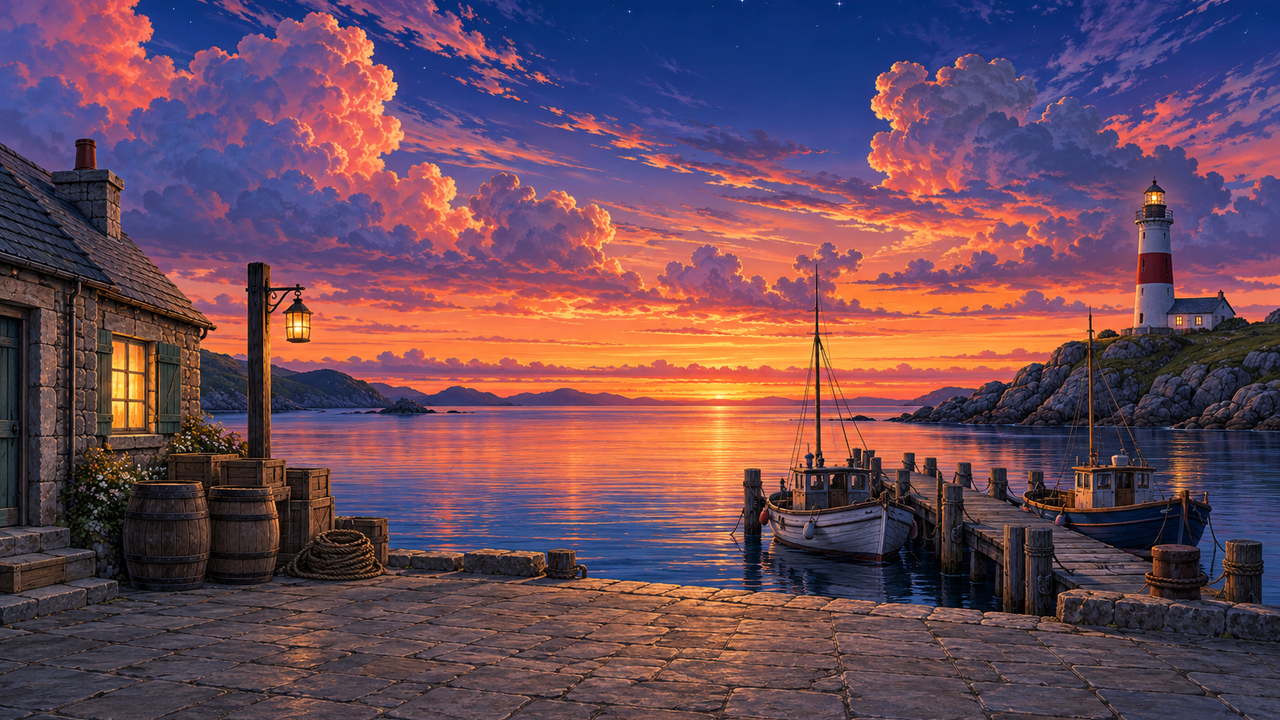
#> input picture styles/anime-visual-novel/assets/bg.png, 1280 x 720 px, found by its file name
$ python measure.py
#> lines starting #> are read from the running program, lines starting #| are printed output that depends on the picture
### styles/ortsserie/pc98-adventure/scripts/metrics.py
"""Messfunktionen für die Ortsserie pc98-adventure (Layout-Kopie, Palettenabstand, Detailmaß, Pixelraster).

Alle Maße arbeiten auf Oklab-Helligkeit L (0..1) bzw. Oklab-Farben; ΔE = euklidischer Oklab-Abstand × 100.
Bilder verschiedener Größe (agy 1264x848, Codex 1536x1024) werden vor dem Vergleich auf dieselbe Breite gebracht.
"""
import pathlib, sys

import numpy as np
from PIL import Image

sys.dont_write_bytecode = True
ROOT = pathlib.Path(__file__).resolve().parents[4]
sys.path.insert(0, str(ROOT / "styles" / "pc98-adventure" / "scripts"))
from pc98lib import oklab  # noqa: E402  (nur gelesen, nicht verändert)

COMMON_W = 632          # gemeinsame Breite für Detail- und Palettenmaße (halbe agy-Breite)


def load(path, width=None, size=None):
    im = Image.open(path).convert("RGB")
    if size:
        im = im.resize(size, Image.BOX)
    elif width:
        im = im.resize((width, round(im.height * width / im.width)), Image.BOX)
    return np.asarray(im)


def L(rgb):
    return oklab(rgb.reshape(-1, 3)).reshape(rgb.shape)[..., 0]


# [4 lines left out: function corr, not called in this run]


def _grad(l):
    gx = np.zeros_like(l)
    gy = np.zeros_like(l)
    gx[:, 1:-1] = (l[:, 2:] - l[:, :-2]) / 2
    gy[1:-1] = (l[2:] - l[:-2]) / 2
    return np.hypot(gx, gy)


def _box(a, fy, fx):
    h, w = a.shape[0] // fy * fy, a.shape[1] // fx * fx
    return a[:h, :w].reshape(h // fy, fy, w // fx, fx).mean((1, 3))


# [8 lines left out: function layout_similarity, not called in this run]


def kmeans(lab, k=12, iters=25, seed=0):
    rng = np.random.default_rng(seed)
    # k-means++-Start
    cent = [lab[rng.integers(len(lab))]]
    for _ in range(k - 1):
        d = np.min(((lab[:, None] - np.array(cent)[None]) ** 2).sum(-1), 1)
        cent.append(lab[rng.choice(len(lab), p=d / d.sum())])
    cent = np.array(cent)
    for _ in range(iters):
        lbl = ((lab[:, None] - cent[None]) ** 2).sum(-1).argmin(1)
        for j in range(k):
            m = lbl == j
            if m.any():
                cent[j] = lab[m].mean(0)
    lbl = ((lab[:, None] - cent[None]) ** 2).sum(-1).argmin(1)
    w = np.bincount(lbl, minlength=k) / len(lbl)
    return cent, w


def palette_of(path, k=12, n=20000, seed=0):
    rgb = load(path, width=COMMON_W).reshape(-1, 3)
    rng = np.random.default_rng(seed)
    lab = oklab(rgb[rng.choice(len(rgb), min(n, len(rgb)), replace=False)])
    return kmeans(lab, k, seed=seed)


# [9 lines left out: function palette_distance, not called in this run]


def detail(path):
    """Detailmaß auf 632 px Breite: mittlere Gradientenenergie der Helligkeit (×100) und Kantendichte
    (Anteil Pixel mit Gradient > 0,04)."""
    g = _grad(L(load(path, width=COMMON_W)))
    return {"grad_energy": round(float(g.mean() * 100), 3), "edge_density": round(float((g > 0.04).mean()), 4)}


# [43 lines left out: functions pixel_style, calm_zone, tile_copy, not called in this run]

### styles/pc98-adventure/scripts/pc98lib.py
"""Gemeinsame Funktionen für den Eintrag pc98-adventure: 12-Bit-Palette, Musterdithering, Indexbilder.

Musterdithering (geordnet, zwei Farben je Pixel): Für jedes Pixel wird das Farbpaar aus der Palette gesucht,
dessen Mischung im festen Raster die Farbe am besten trifft. Das Mischverhältnis wird auf wenige Stufen
gerundet (0, 1/4, 1/2, 3/4, 1 bei levels=4), die Bayer-4x4-Schwelle entscheidet, welches der beiden Pixel
gesetzt wird. Ergebnis: flache Flächen bleiben flach, Verläufe werden zu Schachbrett- und Punktrastern
(wie von Hand gesetzte Kachelmuster), kein Rauschen wie bei Fehlerverteilung. Ein Strafterm für weit
auseinanderliegende Paare verhindert Mischungen wie Rot+Grün.
"""
import numpy as np

BAYER4 = np.array([[0, 8, 2, 10], [12, 4, 14, 6], [3, 11, 1, 9], [15, 7, 13, 5]], dtype=np.float32)


def c12(rgb):
    """Jeden Kanal auf 4 Bit runden (16 Stufen: 0x00, 0x11, ... 0xff) wie die Palettenregister."""
    return (np.round(np.asarray(rgb, dtype=np.float32) / 17.0) * 17).clip(0, 255).astype(np.uint8)


def hexc(h):
    h = h.strip().lstrip("#")
    return np.array([int(h[i:i + 2], 16) for i in (0, 2, 4)], dtype=np.uint8)


def tohex(c):
    return "%02x%02x%02x" % tuple(int(v) for v in c)


def to_linear(rgb):
    c = np.asarray(rgb, dtype=np.float32) / 255.0
    return np.where(c <= 0.04045, c / 12.92, ((c + 0.055) / 1.055) ** 2.4)


def lin_to_oklab(lin):
    m1 = np.array([[0.4122214708, 0.5363325363, 0.0514459929], [0.2119034982, 0.6806995451, 0.1073969566],
                   [0.0883024619, 0.2817188376, 0.6299787005]], dtype=np.float32)
    m2 = np.array([[0.2104542553, 0.7936177850, -0.0040720468], [1.9779984951, -2.4285922050, 0.4505937099],
                   [0.0259040371, 0.7827717662, -0.8086757660]], dtype=np.float32)
    return np.cbrt(np.maximum(lin, 0) @ m1.T) @ m2.T


def oklab(rgb):
    return lin_to_oklab(to_linear(rgb))


# [85 lines left out: functions kmeans_fixed, oklab_to_rgb, pattern_dither, index_png, colorize, not called in this run]

### styles/ortsserie/pc98-adventure/scripts/measure.py
#!/usr/bin/env python3
"""Schreibt styles/ortsserie/pc98-adventure/measure.json: Messwerte der agy-Ortsserie im Stil pc98-adventure.

    .venv/bin/python styles/ortsserie/pc98-adventure/scripts/measure.py [--frames <Ordner mit <ort>/f*.png>]

Rohbildmaße (metrics.py) gegen den Hafen-Anker des Stils (styles/pc98-adventure/assets/raw/bg.png):
Layout-Ähnlichkeit (Graustufen- und Kantenkorrelation, Kachelvergleich), Palettenabstand (gematchte k-means-
Farben, Oklab-ΔE), Detailmaß (Gradientenenergie, Kantendichte) relativ zum Anker, Pseudo-Pixelraster, Ruhe der
Porträtzone. Basis: dieselben Maße zwischen unabhängigen Bildern (Anker gegen die Codex-Bilder der
hintergrund-serie, Codex-Bilder untereinander). Verarbeitung: assets/build_stats.json (build_ort.py). Godot:
optional Einzelbilder einer Testaufnahme (16 Farben, 12-Bit-Raster, Bewegungsanteil).
"""
import argparse, itertools, json, pathlib, re, sys

sys.dont_write_bytecode = True
HERE = pathlib.Path(__file__).resolve().parent
sys.path.insert(0, str(HERE))
import numpy as np  # noqa: E402
from PIL import Image  # noqa: E402

import metrics as M  # noqa: E402
import build_ort  # noqa: E402

SD = HERE.parent
ROOT = SD.parents[2]
REL = lambda p: str(pathlib.Path(p).resolve().relative_to(ROOT))  # noqa: E731
ANCHOR = ROOT / "styles/pc98-adventure/assets/raw/bg.png"
RAW = SD / "assets/raw"
CODEX = {k: ROOT / f"styles/hintergrund-serie/assets/raw/{k}.png" for k in ("hafen", "leuchtturm", "stube", "klippe")}
ORTE = ["leuchtturm", "stube", "klippe"]

# Versuche und Bewertung (eigene Sichtprüfung, siehe NOTES.md); Bildnamen in assets/raw/
VERSUCHE = {
    "leuchtturm": {"bilder": ["leuchtturm_a", "leuchtturm_b", "leuchtturm"], "serie": "leuchtturm",
                   "erster_versuch_brauchbar": True,
                   "anmerkung": "Experiment A (mit Anker) und B (ohne) waren beide brauchbar, hatten aber einen "
                                "gemalten Bildrahmen (Serienregel „framed window“); das Serienbild ist der erste "
                                "Versuch mit korrigierter Serienregel (Variante A)."},
    "stube": {"bilder": ["stube"], "serie": "stube", "erster_versuch_brauchbar": True,
              "anmerkung": "Ein Versuch; zusätzlich ein Fass, das der Ortsblock nicht nennt."},
    "klippe": {"bilder": ["klippe", "klippe_b"], "serie": "klippe", "erster_versuch_brauchbar": True,
               "anmerkung": "Brauchbar, aber Himmel, Wolken und Leuchtturm oben rechts sind aus dem Anker kopiert "
                            "(Kachel r ≈ 1,0). klippe_b ist eine Gegenprobe ohne Referenz, kein Ersatz."},
}
MINUTEN = {"leuchtturm": "10–15", "stube": "15–20", "klippe": "10–15"}
MINUTEN_NOTE = ("geschätzt: Kästen und Mittelpunkte am 4-fach vergrößerten Rasterbild ablesen, Prüfbild mit "
                "eingefärbten Registern ansehen, 1–2 Korrekturen; dazu je Ort 3–5 Minuten für Texte. Ohne die "
                "einmalige Arbeit am Skript (Palettenwege, Tauschverfahren für Feuerschein).")


# [53 lines left out: functions raw_json, raw_metrics, numbers_in, godot_checks, not called in this run]


def main():
    ap = argparse.ArgumentParser()
    ap.add_argument("--frames", help="Ordner mit <ort>/f*.png aus der Godot-Testaufnahme")
    a = ap.parse_args()
    pal_anchor = M.palette_of(ANCHOR)
#> in load, im is the input picture: PIL image 1280x720 RGB; mean R, G, B 106.9, 74.2, 89.4
#> in load, `im = im.resize((width, round(im.height * width / im.width)), Image.BOX)`:
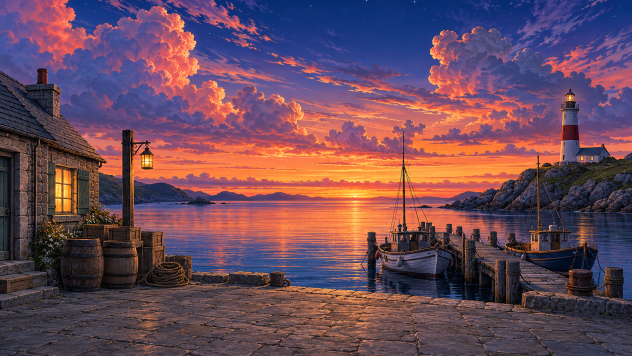
#> im: PIL image 632x356 RGB; mean R, G, B 107.4, 74.7, 89.9
#> in lin_to_oklab, `m1 = np.array([[0.4122214708, 0.5363325363, 0.0514459929], [0.21190349..`: m1 = [[0.412, 0.536, 0.0514], [0.212, 0.681, 0.107], [0.0883, 0.282, 0.63]]
#> in kmeans, `cent = [lab[rng.integers(len(lab))]]`: cent = [[0.383, 0.0194, -0.0131]]
#> after the loop in kmeans, `for _ in range(k - 1):`: cent = 12 items, first 6: [0.383, 0.0194, -0.0131], [0.41, 0.0227, -0.116], [0.636, 0.131, 0.0697], [0.47, 0.0681, -0.0363], [0.694, 0.136, 0.0956], [0.253, 0.00529, -0.02]
#> in kmeans, `cent = np.array(cent)`: cent = [[0.383, 0.0194, -0.0131], [0.41, 0.0227, -0.116], [0.636, 0.131, 0.0697], [0.47, 0.0681, -0.0363], [0.694, 0.136, 0.0956], [0.253, 0.00529, -0.02], [0.568, 0.102, 0.0174], [0.492, 0.0394, -0.0913], [0.886, 0.00385, 0.139], [0.518, 0.0384, 0.0225], [0.548, 0.102, -0.0324], [0.337, -0.011, -0.13]]
#> after the loop in kmeans, `for _ in range(iters):`: cent = [[0.288, 0.00944, -0.0157], [0.43, 0.0133, -0.0987], [0.643, 0.124, 0.067], [0.378, 0.0191, -0.00754], [0.717, 0.119, 0.106], [0.188, 0.00445, -0.00945], [0.572, 0.0971, 0.0272], [0.477, 0.0417, -0.0746], [0.797, 0.0631, 0.128], [0.464, 0.0374, 0.0179], [0.524, 0.0796, -0.0261], [0.356, -0.0106, -0.125]]
#> in kmeans, `lbl = ((lab[:, None] - cent[None]) ** 2).sum(-1).argmin(1)`: lbl = 20000 values, max 11 at index 0, min 0 at index 10, mean 5.1
#> in kmeans, `w = np.bincount(lbl, minlength=k) / len(lbl)`: w = [0.113, 0.0966, 0.0693, 0.13, 0.0764, 0.0691, 0.079, 0.0917, 0.0289, 0.0786, 0.079, 0.0885]
    det_anchor = M.detail(ANCHOR)
#> in L, `return oklab(rgb.reshape(-1, 3)).reshape(rgb.shape)[..., 0]`:
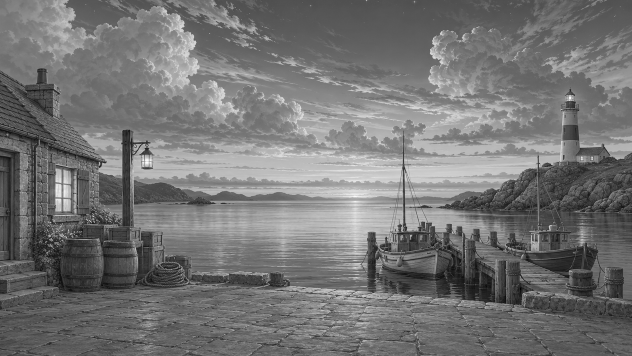
#> returned value: shape (356, 632) float32; min 0, max 0.99, mean 0.456
#> in _grad, `gx = np.zeros_like(l)`: gx: shape (356, 632) float32; every value is 0
#> in _grad, `gx[:, 1:-1] = (l[:, 2:] - l[:, :-2]) / 2`:
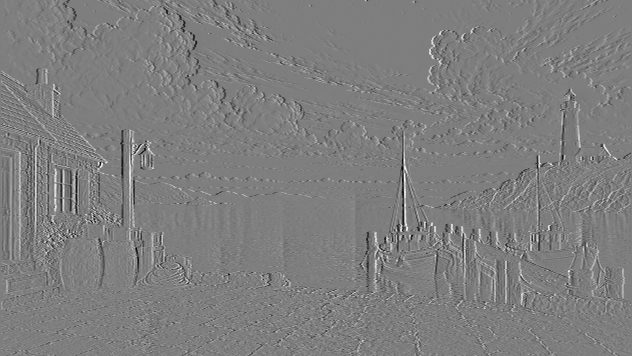
#> gx: shape (356, 632) float32; min -0.295, max 0.299, mean 6.48e-05; drawn with min black and max white
#> in _grad, `gy[1:-1] = (l[2:] - l[:-2]) / 2`:
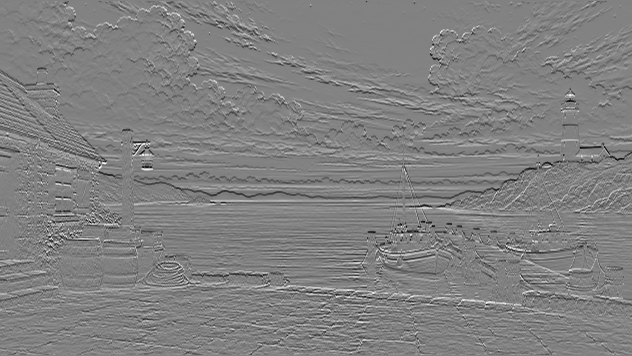
#> gy: shape (356, 632) float32; min -0.287, max 0.279, mean 3.26e-05; drawn with min black and max white
#> in _grad, `return np.hypot(gx, gy)`:
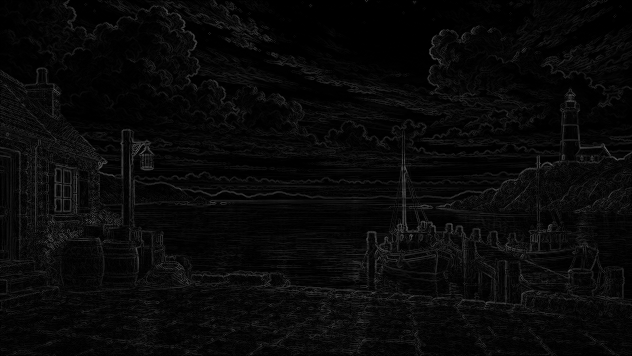
#> returned value: shape (356, 632) float32; min 0, max 0.36, mean 0.0359
#> det_anchor = {'grad_energy': 3.59, 'edge_density': 0.321}
#> (the run stopped early here; a loop or call above may not have finished)
